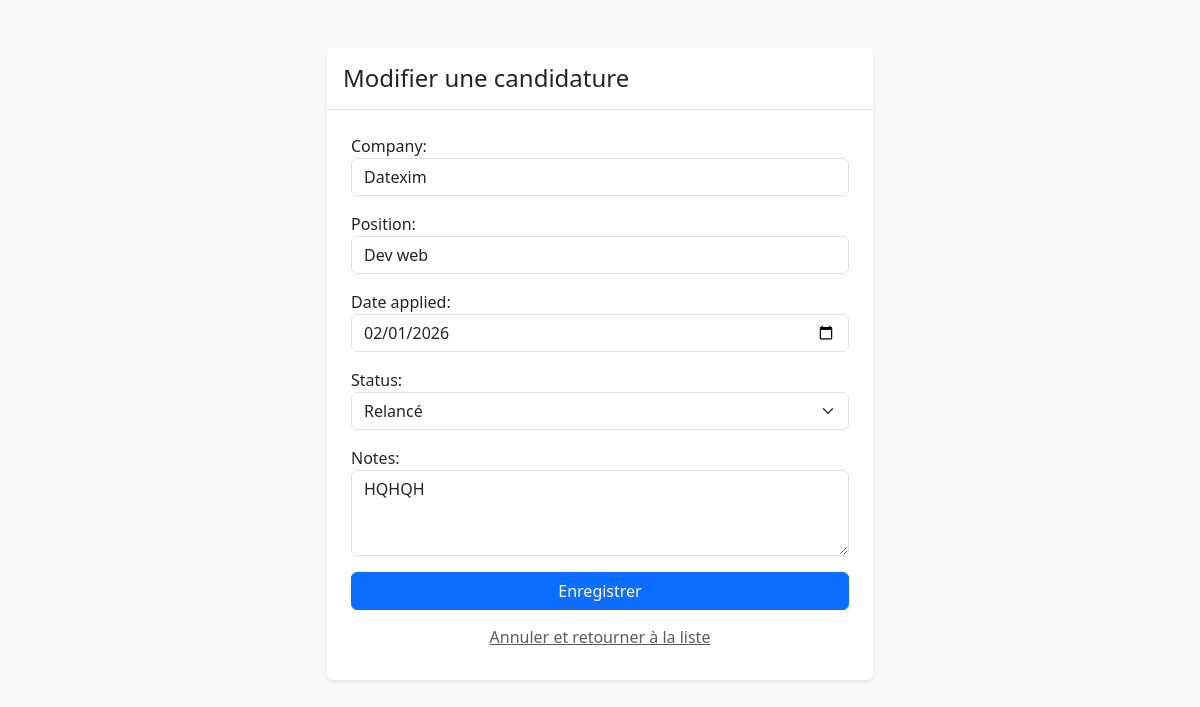
Screenshot of /applications/update/1/ (signed in) with the database file from the repository.
### applications/models.py (models this page shows, shortened)
class Application(models.Model):
    STATUS_CHOICES = [
        ('sent', 'Envoyé'),
        ('relance', 'Relancé'),
        ('interview', 'Entretien'),
        ('refused', 'Refusé'),
        ('accepted', 'Accepté'),
    ]
    user = models.ForeignKey(User, on_delete=models.CASCADE)
    company = models.CharField(max_length=100)
    position = models.CharField(max_length=100)
    date_applied = models.DateField()
    date_relance = models.DateField(blank=True, null=True)
    status = models.CharField(max_length=20, choices=STATUS_CHOICES, default='sent')
    notes = models.TextField(blank=True)

### applications/views.py (the view)
# urls.py: path('update/<int:id>/', views.application_update, name='application_update'),
@login_required
def application_update(request, id):
    app = get_object_or_404(Application, id=id, user=request.user)
    form = ApplicationForm(request.POST or None, instance=app)
    if form.is_valid():
        form.save()
        return redirect('application_list')
    return render(request, 'applications/form.html', {'form': form})

### applications/views.py
class ApplicationForm(forms.ModelForm):
    class Meta:
        model = Application
        exclude = ('user', 'date_relance')
        widgets = {
            'date_applied': forms.DateInput(attrs={'type': 'date', 'class': 'form-control'}),
            'company': forms.TextInput(attrs={'class': 'form-control', 'placeholder': 'Ex: Google'}),
            'position': forms.TextInput(attrs={'class': 'form-control', 'placeholder': 'Ex: Développeur Python'}),
            'status': forms.Select(attrs={'class': 'form-select'}),
            'notes': forms.Textarea(attrs={'class': 'form-control', 'rows': 3}),
        }

### templates/applications/form.html (shortened to what this page needs)
<!DOCTYPE html>
<html lang="fr">
<head>
    <link href="https://cdn.jsdelivr.net/npm/bootstrap@5.3.0/dist/css/bootstrap.min.css" rel="stylesheet">
</head>
<body class="bg-light">
    <div class="container mt-5">
        <div class="row justify-content-center">
            <div class="col-md-6">
                <div class="card shadow-sm border-0">
                    <div class="card-header bg-white border-bottom py-3">
                        <h4 class="card-title mb-0">{% if form.instance.pk %}Modifier{% else %}Ajouter{% endif %} une
                            candidature</h4>
                    </div>
                    <div class="card-body p-4">
                        <form method="POST">
                            <div class="mb-3">
                                {{ form.as_p }}
                            </div>
                            <div class="d-grid gap-2">
                                <button type="submit" class="btn btn-primary">Enregistrer</button>
                                <a href="{% url 'application_list' %}" class="btn btn-link text-muted">Annuler et
                                    retourner à la liste</a>
                            </div>
                        </form>
                    </div>
                </div>
            </div>
        </div>
    </div>
</body>
</html>

### rows the page displays
Application: company "Datexim", position "Dev web", date_applied "02/01/2026", status "Relancé", notes "HQHQH"
